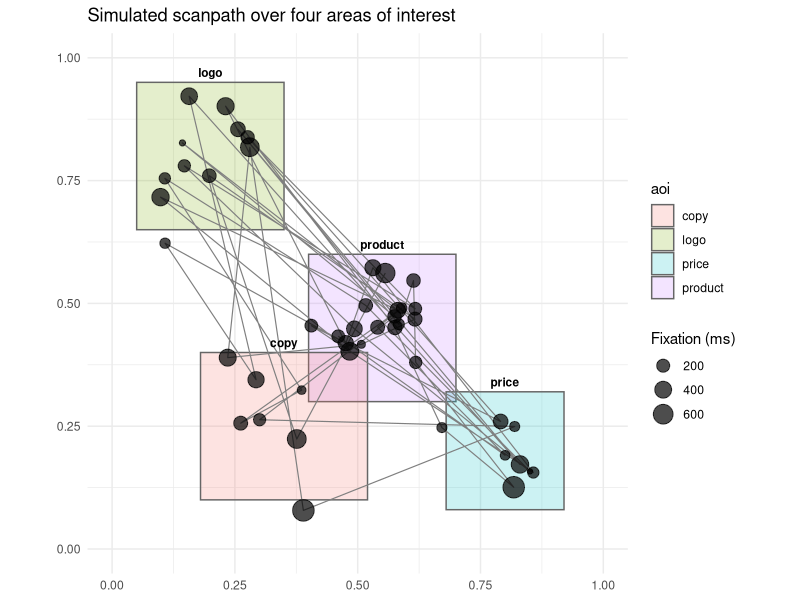
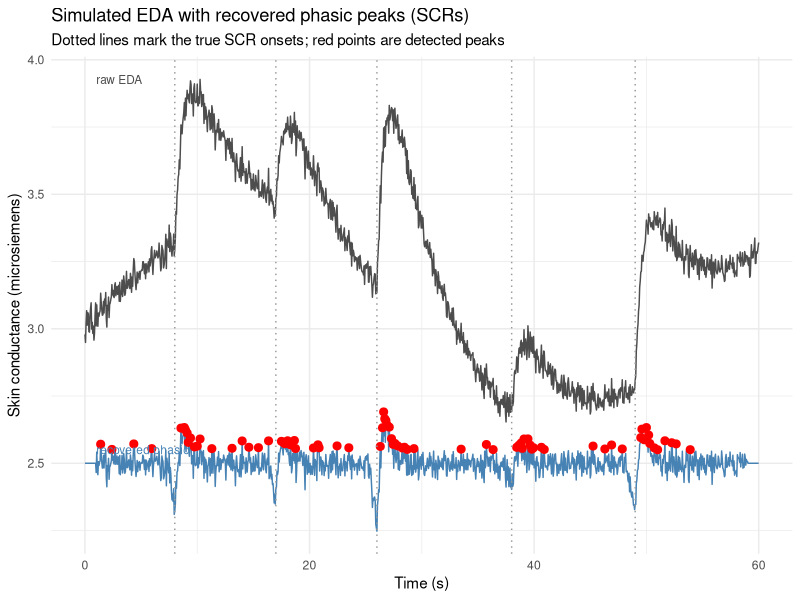
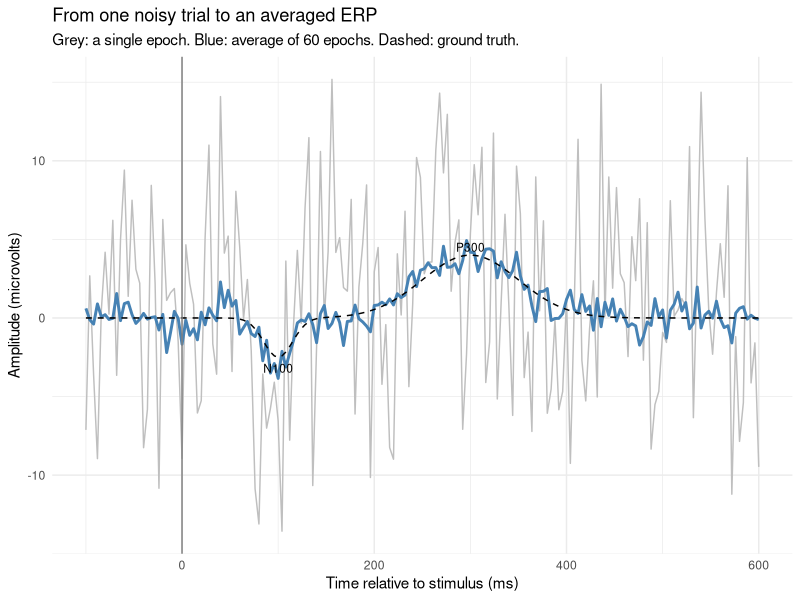

Write R code to recreate these figures, in order.
## ---- chunk 1
library(ggplot2)
set.seed(57)

## --- 1. Simulate a scanpath: fixations clustered around design elements ---
n_fix   <- 45
centers <- list(logo = c(0.20, 0.80), product = c(0.55, 0.45),
                price = c(0.80, 0.20), copy = c(0.35, 0.25))
probs   <- c(logo = 0.18, product = 0.42, price = 0.22, copy = 0.18)

draw_aoi  <- sample(names(probs), n_fix, replace = TRUE, prob = probs)
clamp01   <- function(z) pmin(pmax(z, 0), 1)
fix_x     <- clamp01(vapply(draw_aoi, function(a) rnorm(1, centers[[a]][1], 0.06), numeric(1)))
fix_y     <- clamp01(vapply(draw_aoi, function(a) rnorm(1, centers[[a]][2], 0.06), numeric(1)))
dur_ms    <- round(rgamma(n_fix, shape = 2, scale = 110))   # fixation durations (ms)

fix <- data.frame(order = seq_len(n_fix), x = fix_x, y = fix_y, dur_ms = dur_ms)

## --- 2. Define areas of interest (AOIs) as rectangles ---
aoi <- data.frame(
  aoi  = c("logo", "product", "price", "copy"),
  xmin = c(0.05, 0.40, 0.68, 0.18), xmax = c(0.35, 0.70, 0.92, 0.52),
  ymin = c(0.65, 0.30, 0.08, 0.10), ymax = c(0.95, 0.60, 0.32, 0.40)
)

## --- 3. Classify each fixation into the AOI that contains it ---
classify <- function(x, y) {
  hit <- which(x >= aoi$xmin & x <= aoi$xmax & y >= aoi$ymin & y <= aoi$ymax)
  if (length(hit)) aoi$aoi[hit[1]] else NA_character_
}
fix$aoi <- mapply(classify, fix$x, fix$y)

## --- 4. Per-AOI metrics: dwell time, fixation count, time to first fixation ---
metrics <- do.call(rbind, lapply(aoi$aoi, function(a) {
  idx <- which(fix$aoi == a)
  ttff <- if (length(idx)) sum(fix$dur_ms[seq_len(min(idx) - 1)]) else NA_real_
  data.frame(aoi = a, fix_count = length(idx),
             dwell_ms = sum(fix$dur_ms[idx]), ttff_ms = ttff)
}))
metrics
## ---- chunk 2
ggplot() +
  geom_rect(data = aoi,
            aes(xmin = xmin, xmax = xmax, ymin = ymin, ymax = ymax, fill = aoi),
            alpha = 0.20, colour = "grey40") +
  geom_path(data = fix, aes(x, y), colour = "grey50", linewidth = 0.4) +
  geom_point(data = fix, aes(x, y, size = dur_ms), alpha = 0.7) +
  geom_text(data = aoi, aes(x = (xmin + xmax)/2, y = ymax + 0.02, label = aoi),
            size = 3, fontface = "bold") +
  scale_size_continuous(name = "Fixation (ms)", range = c(1.5, 7)) +
  coord_fixed(xlim = c(0, 1), ylim = c(0, 1)) +
  labs(title = "Simulated scanpath over four areas of interest",
       x = NULL, y = NULL) +
  theme_minimal() + theme(legend.position = "right")
## ---- chunk 3
set.seed(57)

# Attention (which option is on screen, i.e., where the shopper has scrolled) modulates
# the drift of accumulated evidence. Parameters are illustrative, in the aDDM's range.
theta <- 0.35     # attentional discount: unattended option's value is down-weighted
d     <- 0.0006   # drift scaling (per ms);  sdw = accumulation noise;  B = boundary
sdw   <- 0.02; B <- 1; dt <- 10; Tmax <- 1000

sim_trial <- function(vL, vR) {
  loc <- character(0); cur <- sample(c("L", "R"), 1)      # alternating "scroll" dwells
  while (length(loc) < Tmax) {
    fd  <- max(1L, round(rgamma(1, shape = 2, scale = 25)))
    loc <- c(loc, rep(cur, fd)); cur <- if (cur == "L") "R" else "L"
  }
  loc <- loc[seq_len(Tmax)]
  mu  <- ifelse(loc == "L", d * dt * (vL - theta * vR), d * dt * (theta * vL - vR))
  rdv <- cumsum(mu + rnorm(Tmax, 0, sdw * sqrt(dt)))
  hit <- which(abs(rdv) >= B)[1]; if (is.na(hit)) hit <- Tmax
  c(choiceL = as.integer(rdv[hit] > 0),
    dwellL  = sum(loc[seq_len(hit)] == "L") * dt,
    dwellR  = sum(loc[seq_len(hit)] == "R") * dt)
}

n  <- 1500
vL <- runif(n, 0, 4); vR <- runif(n, 0, 4)
sim <- as.data.frame(t(vapply(seq_len(n), function(k) sim_trial(vL[k], vR[k]), numeric(3))))
sim$val_diff   <- vL - vR
sim$dwell_diff <- (sim$dwellL - sim$dwellR) / (sim$dwellL + sim$dwellR)  # scroll asymmetry

# 1. The scroll (gaze) cascade: the option dwelt on is chosen more, beyond its value.
cat(sprintf("P(choose left | dwelt more on LEFT)  = %.2f\n", mean(sim$choiceL[sim$dwell_diff > 0])))
cat(sprintf("P(choose left | dwelt more on RIGHT) = %.2f\n", mean(sim$choiceL[sim$dwell_diff < 0])))

# 2. Do scroll metrics improve a choice model over value alone?
m0 <- glm(choiceL ~ val_diff,              family = binomial, data = sim)  # value only
m1 <- glm(choiceL ~ val_diff + dwell_diff, family = binomial, data = sim)  # + scroll attention
mcf <- function(m) 1 - m$deviance / m$null.deviance
cat(sprintf("\nValue-only model    : pseudo-R2 %.3f\n", mcf(m0)))
cat(sprintf("+ scroll attention  : pseudo-R2 %.3f   (LR chi-sq %.0f, df 1)\n",
            mcf(m1), m0$deviance - m1$deviance))
## ---- chunk 4
set.seed(57)

## --- 1. Simulate an EDA / GSR time series ---
fs <- 20; T_sec <- 60
t  <- seq(0, T_sec, by = 1/fs)

tonic   <- 3 + 0.4 * sin(2 * pi * t / 55)            # slow drift (microsiemens)
scr_at  <- c(8, 17, 26, 38, 49)                      # true SCR onset times (s)
scr_amp <- c(0.9, 0.6, 1.3, 0.5, 1.0)                # true SCR amplitudes
phasic  <- numeric(length(t))
for (i in seq_along(scr_at)) {
  d <- t - scr_at[i]; d[d < 0] <- NA                 # response only after onset
  bump <- scr_amp[i] * (exp(-d / 4) - exp(-d / 0.7)) # rise (0.7s) + recovery (4s)
  bump[is.na(bump)] <- 0
  phasic <- phasic + bump
}
eda <- tonic + phasic + rnorm(length(t), 0, 0.03)

## --- 2. Recover phasic component: subtract a smoothed tonic estimate ---
win        <- 41                                     # ~2 s moving-average window
tonic_hat  <- stats::filter(eda, rep(1/win, win), sides = 2)
tonic_hat  <- as.numeric(tonic_hat)
phasic_hat <- eda - tonic_hat
phasic_hat[is.na(phasic_hat)] <- 0

## --- 3. Simple phasic peak (SCR) detection: local maxima above a threshold ---
thr  <- 0.05
peak <- rep(FALSE, length(phasic_hat))
for (i in 2:(length(phasic_hat) - 1)) {
  if (phasic_hat[i] > phasic_hat[i - 1] &&
      phasic_hat[i] >= phasic_hat[i + 1] &&
      phasic_hat[i] > thr) peak[i] <- TRUE
}
detected <- data.frame(t = t[peak], amp = phasic_hat[peak])
detected
## ---- chunk 5
eda_df <- data.frame(t = t, eda = eda, phasic_hat = phasic_hat)
ggplot(eda_df, aes(t)) +
  geom_line(aes(y = eda), colour = "grey30") +
  geom_line(aes(y = phasic_hat + 2.5), colour = "steelblue") +
  geom_point(data = detected, aes(x = t, y = amp + 2.5),
             colour = "red", size = 2.4) +
  geom_vline(xintercept = scr_at, linetype = "dotted", colour = "grey60") +
  annotate("text", x = 1, y = 2.55, label = "recovered phasic",
           hjust = 0, size = 3, colour = "steelblue") +
  annotate("text", x = 1, y = max(eda), label = "raw EDA",
           hjust = 0, size = 3, colour = "grey30") +
  labs(title = "Simulated EDA with recovered phasic peaks (SCRs)",
       subtitle = "Dotted lines mark the true SCR onsets; red points are detected peaks",
       x = "Time (s)", y = "Skin conductance (microsiemens)") +
  theme_minimal()
## ---- chunk 6
set.seed(57)

## --- 1. Define the ground-truth evoked response (an N100 and a P300) ---
fs2     <- 250                                   # samples per second
ep_t    <- seq(-0.1, 0.6, by = 1/fs2)            # epoch window: -100 to 600 ms
erp_true <- function(tt)                          # microvolts
  -2.5 * exp(-((tt - 0.10)^2) / (2 * 0.015^2)) +  # N100
   4.0 * exp(-((tt - 0.30)^2) / (2 * 0.050^2))    # P300
mu <- erp_true(ep_t)

## --- 2. Simulate noisy single-trial epochs: signal + alpha + white noise ---
n_tr   <- 60
epochs <- matrix(rnorm(n_tr * length(ep_t), 0, 6), nrow = n_tr)   # white noise
epochs <- sweep(epochs, 2, mu, "+")                                # add evoked response
for (i in seq_len(n_tr))                                           # add 10 Hz alpha
  epochs[i, ] <- epochs[i, ] + 3 * sin(2 * pi * 10 * ep_t + runif(1, 0, 2 * pi))

## --- 3. Average across trials to recover the ERP ---
erp_hat <- colMeans(epochs)

c(P300_peak_uV = round(max(erp_hat), 2),
  P300_lat_s   = round(ep_t[which.max(erp_hat)], 3),
  N100_peak_uV = round(min(erp_hat), 2),
  N100_lat_s   = round(ep_t[which.min(erp_hat)], 3))
## ---- chunk 7
erp_df <- data.frame(t_ms = ep_t * 1000,
                     single = epochs[1, ],
                     average = erp_hat,
                     truth = mu)
ggplot(erp_df, aes(t_ms)) +
  geom_line(aes(y = single), colour = "grey75") +
  geom_line(aes(y = average), colour = "steelblue", linewidth = 1) +
  geom_line(aes(y = truth), colour = "black", linetype = "dashed") +
  geom_vline(xintercept = 0, colour = "grey50") +
  annotate("text", x = 100, y = -3.2, label = "N100", size = 3) +
  annotate("text", x = 300, y =  4.5, label = "P300", size = 3) +
  labs(title = "From one noisy trial to an averaged ERP",
       subtitle = "Grey: a single epoch. Blue: average of 60 epochs. Dashed: ground truth.",
       x = "Time relative to stimulus (ms)", y = "Amplitude (microvolts)") +
  theme_minimal()
